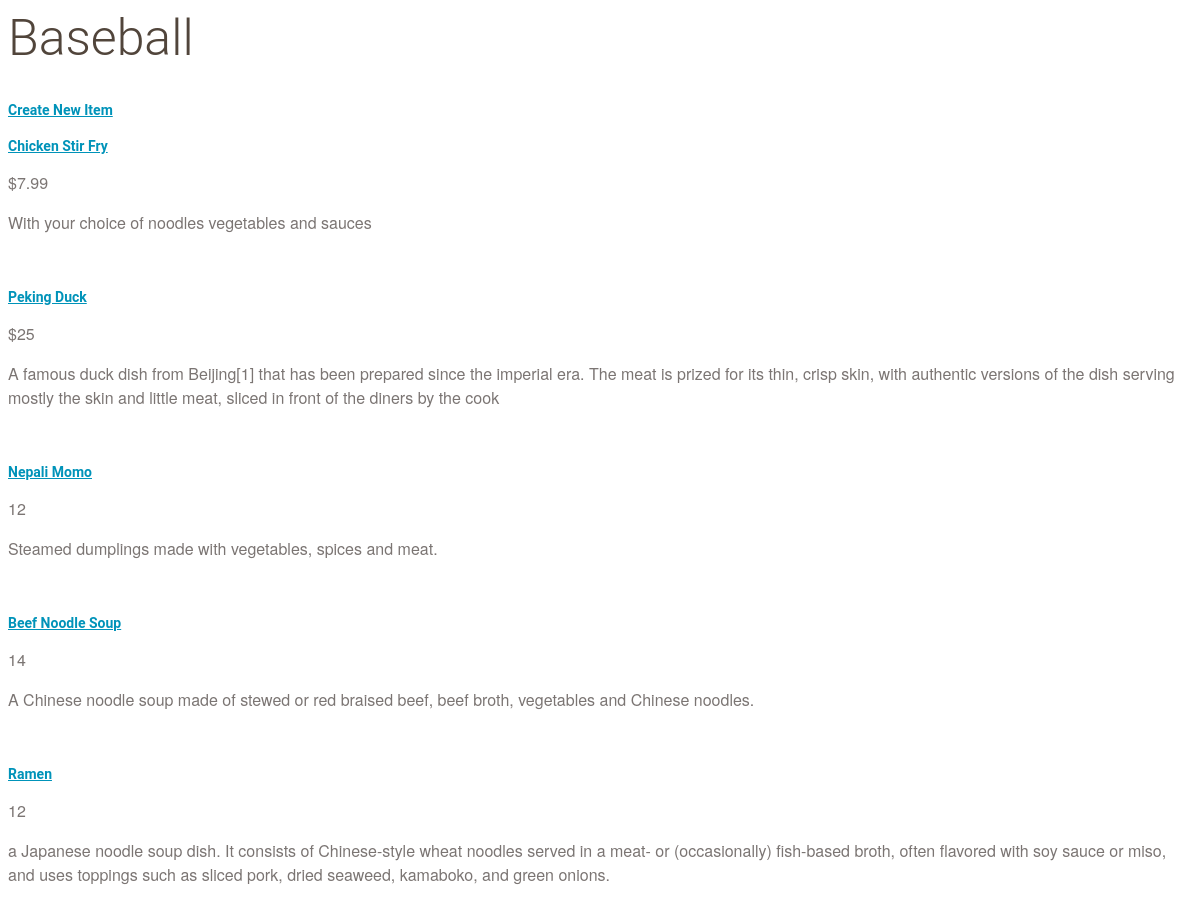
/catalog/Baseball/items, run on an earlier commit of the app's database.
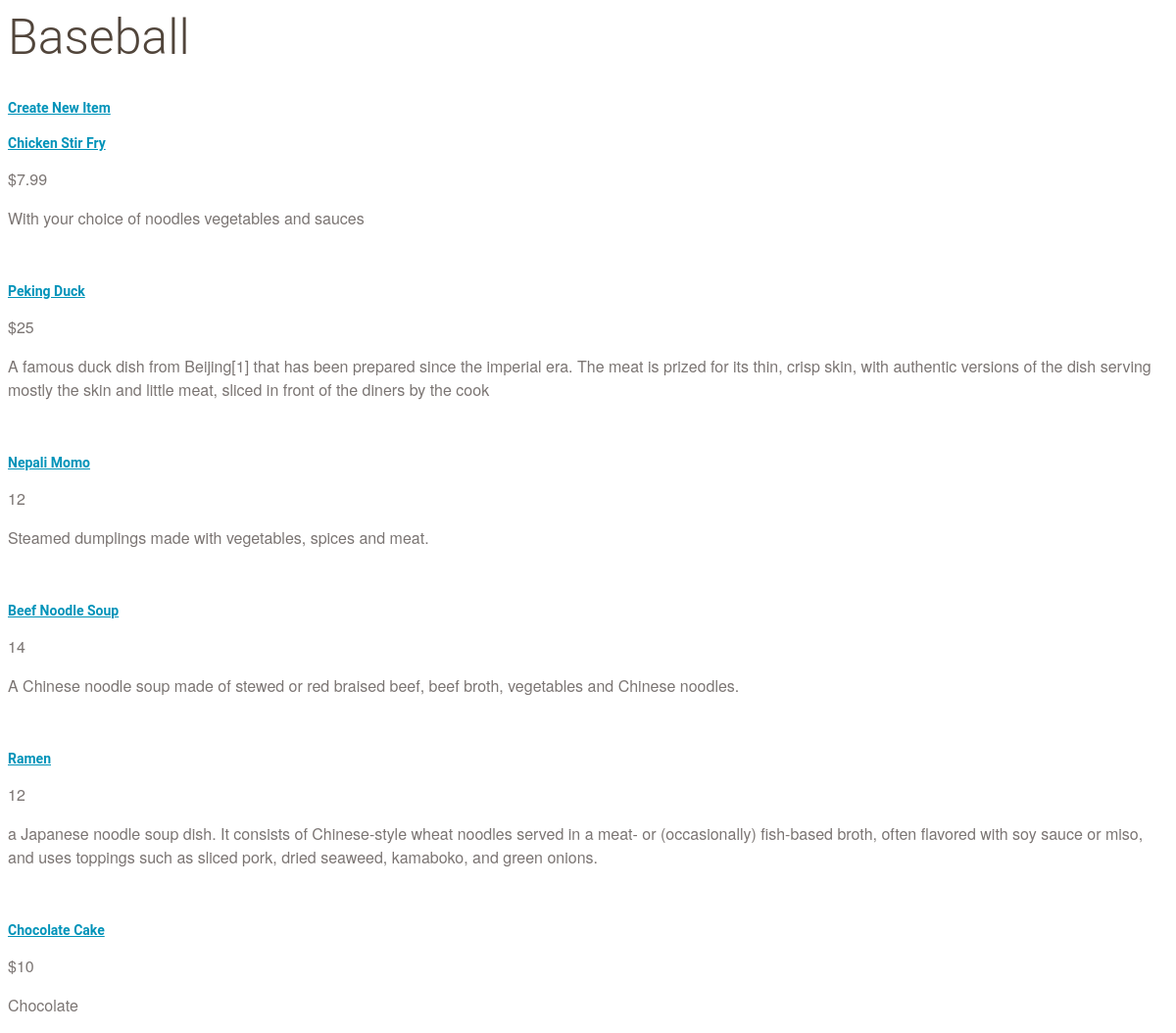
And on a later commit of the database.
### database_setup.py (models this page shows)
class Category(Base):
    __tablename__ = 'category'
    id = Column(Integer, primary_key=True)
    name = Column(String(250), nullable=False)
    user_id = Column(Integer,ForeignKey('user.id'))
    user = relationship(User)

class Item(Base):
    __tablename__ = 'item'
    name =Column(String(80), nullable = False)
    id = Column(Integer, primary_key = True)
    description = Column(String(250))
    price = Column(String(8))
    picture = Column(String(250), nullable = True)
    category_id = Column(Integer,ForeignKey('category.id'))
    date_creation = Column(DateTime(timezone=True), server_default=func.now())
    date_update = Column(DateTime(timezone=True), server_default=func.now())
    category = relationship(Category)
    user_id = Column(Integer,ForeignKey('user.id'))
    user = relationship(User)

### application.py (the view)
@app.route('/catalog/<string:category_name>/items')
def showItems(category_name):
    category = session.query(Category).filter_by(name=category_name).one()
    items = session.query(Item).filter_by(category_id=category.id).all()
    return render_template('items.html', category_name=category.name, items=items)

### templates/items.html (shortened to what this page needs)
<html>
<head>
	</head><link rel=stylesheet type=text/css href="{{ url_for('static', filename='styles.css') }}">
	<body>
	<div class='pane'>
		<div class='header'>
		<h1>{{ category_name }}</h1>
	</div>
	<a href = '{{url_for('newItem', category_name=category_name)}}''>Create New Item</a>
    {% if items %}
    {% for i in items %}
    <div class='nameAndPrice'>
    	<span class=name>
    		<a href='{{url_for('infoItem', category_name=category_name, item_name=i['name'] )}}' > {{i['name']}}</a>
    	</span>
	    <span class=price><p>{{i['price']}} </p></span>
    </div>
    <div class='description'>
		<p>{{i['description']}}</p>
	</div>
		{% endfor %}
    {% else %}
    </br>
    </br>
      <h3>you currently have not  items yet</h3>
    {% endif %}
</div>
	</body>
</html>

### static/styles.css (style rules this page uses)
* { font-family: "Helvetica Neue Bold", Roboto, Helvetica, Arial, sans-serif; font-weight: 700; }
h1 { font-family: "Helvetica Neue Light", Roboto, Helvetica, Arial, sans-serif; font-size: 50px; color: #51453B; line-height: 60px; font-weight: 300; }
p { font-family: "Helvetica Neue", Roboto, Helvetica, Arial, sans-serif; font-size: 16px; color: #7B7573; line-height: 24px; font-weight: 400; }
a { font-size: 14px; color: #0093B9; line-height: 17px; }

What changed in the data, as far as the page shows it:
now on this page (row edited): Item: name "Chocolate Cake", price "$10", description "Chocolate"
